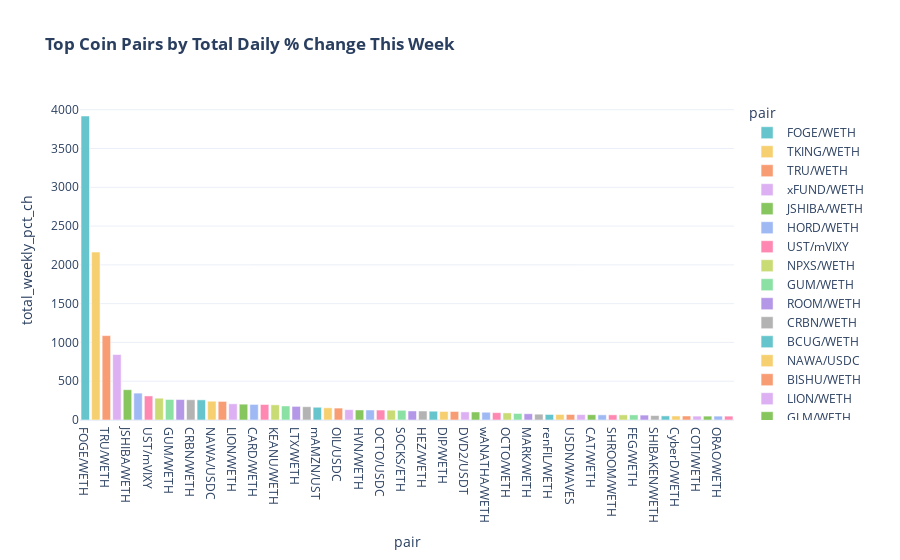

Notebook code for this chart:
### Markdown cell above
# Uniswap Eth network

### Code cell
#bsc pancakeswap
uni_4_1 = json.load(open('/Users/max.bade/Downloads/uniswap/4_1.txt'))
uni_4_2 = json.load(open('/Users/max.bade/Downloads/uniswap/4_2.txt'))
uni_4_3 = json.load(open('/Users/max.bade/Downloads/uniswap/4_3.txt'))
uni_4_4 = json.load(open('/Users/max.bade/Downloads/uniswap/4_4.txt'))
uni_4_5 = json.load(open('/Users/max.bade/Downloads/uniswap/4_5.txt'))
uni_4_6 = json.load(open('/Users/max.bade/Downloads/uniswap/4_6.txt'))
uni_4_7 = json.load(open('/Users/max.bade/Downloads/uniswap/4_7.txt'))
uni_4_8 = json.load(open('/Users/max.bade/Downloads/uniswap/4_8.txt'))
uni_4_9 = json.load(open('/Users/max.bade/Downloads/uniswap/4_9.txt'))
uni_4_10 = json.load(open('/Users/max.bade/Downloads/uniswap/4_10.txt'))
uni_4_11 = json.load(open('/Users/max.bade/Downloads/uniswap/4_11.txt'))
uni_4_12 = json.load(open('/Users/max.bade/Downloads/uniswap/4_12.txt'))
uni_4_13 = json.load(open('/Users/max.bade/Downloads/uniswap/4_13.txt'))
uni_4_14 = json.load(open('/Users/max.bade/Downloads/uniswap/4_14.txt'))
uni_4_15 = json.load(open('/Users/max.bade/Downloads/uniswap/4_15.txt'))
uni_4_16 = json.load(open('/Users/max.bade/Downloads/uniswap/4_16.txt'))
uni_4_17 = json.load(open('/Users/max.bade/Downloads/uniswap/4_17.txt'))
uni_4_18 = json.load(open('/Users/max.bade/Downloads/uniswap/4_18.txt'))
uni_4_19 = json.load(open('/Users/max.bade/Downloads/uniswap/4_19.txt'))
uni_4_20 = json.load(open('/Users/max.bade/Downloads/uniswap/4_20.txt'))
uni_4_21 = json.load(open('/Users/max.bade/Downloads/uniswap/4_21.txt'))
uni_4_22 = json.load(open('/Users/max.bade/Downloads/uniswap/4_22.txt'))
uni_4_23 = json.load(open('/Users/max.bade/Downloads/uniswap/4_23.txt'))
uni_4_24 = json.load(open('/Users/max.bade/Downloads/uniswap/4_24.txt'))
uni_4_25 = json.load(open('/Users/max.bade/Downloads/uniswap/4_25.txt'))
uni_4_26 = json.load(open('/Users/max.bade/Downloads/uniswap/4_26.txt'))
uni_4_27 = json.load(open('/Users/max.bade/Downloads/uniswap/4_27.txt'))
uni_4_28 = json.load(open('/Users/max.bade/Downloads/uniswap/4_28.txt'))
uni_4_29 = json.load(open('/Users/max.bade/Downloads/uniswap/4_29.txt'))
uni_4_30 = json.load(open('/Users/max.bade/Downloads/uniswap/4_30.txt'))
uni_5_1 = json.load(open('/Users/max.bade/Downloads/uniswap/5_1.txt'))
uni_5_2 = json.load(open('/Users/max.bade/Downloads/uniswap/5_2.txt'))
uni_5_3 = json.load(open('/Users/max.bade/Downloads/uniswap/5_3.txt'))
uni_5_4 = json.load(open('/Users/max.bade/Downloads/uniswap/5_4.txt'))
uni_5_5 = json.load(open('/Users/max.bade/Downloads/uniswap/5_5.txt'))
uni_5_6 = json.load(open('/Users/max.bade/Downloads/uniswap/5_6.txt'))
uni_5_7 = json.load(open('/Users/max.bade/Downloads/uniswap/5_7.txt'))
uni_5_8 = json.load(open('/Users/max.bade/Downloads/uniswap/5_8.txt'))
uni_5_9 = json.load(open('/Users/max.bade/Downloads/uniswap/5_9.txt'))
uni_5_10 = json.load(open('/Users/max.bade/Downloads/uniswap/5_10.txt'))
uni_5_11 = json.load(open('/Users/max.bade/Downloads/uniswap/5_11.txt'))


unis = [uni_4_1, uni_4_2, uni_4_3, uni_4_4, uni_4_5, uni_4_6
         , uni_4_7, uni_4_8, uni_4_9, uni_4_10, uni_4_11, uni_4_12
         , uni_4_13, uni_4_14, uni_4_15, uni_4_16, uni_4_17, uni_4_18
         , uni_4_19, uni_4_20, uni_4_21, uni_4_22, uni_4_23, uni_4_24
         , uni_4_25, uni_4_26, uni_4_27, uni_4_28, uni_4_29, uni_4_30
         , uni_5_1, uni_5_2, uni_5_3, uni_5_4, uni_5_5, uni_5_6, uni_5_7
         , uni_5_8, uni_5_9, uni_5_10, uni_5_11]

dirpath = '/Users/max.bade/Downloads/uniswap/'
output = '/Users/max.bade/Downloads/uniswap/output/uniswap.csv'
csvout_lst = []
files = [os.path.join(dirpath, fname) for fname in os.listdir(dirpath)]

# for filename in sorted(files):
for filename in unis:
    
    def cross_join(left, right):
        new_rows = []
        for left_row in left:
            for right_row in right:
                temp_row = deepcopy(left_row)
                for key, value in right_row.items():
                    temp_row[key] = value
                new_rows.append(deepcopy(temp_row))
        return new_rows


    def flatten_list(data):
        for elem in data:
            if isinstance(elem, list):
                yield from flatten_list(elem)
            else:
                yield elem


    def json_to_dataframe(data_in):
        def flatten_json(data, prev_heading=''):
            if isinstance(data, dict):
                rows = [{}]
                for key, value in data.items():
                    rows = cross_join(rows, flatten_json(value, prev_heading + '.' + key))
            elif isinstance(data, list):
                rows = []
                for i in range(len(data)):
                    [rows.append(elem) for elem in flatten_list(flatten_json(data[i], prev_heading))]
            else:
                rows = [{prev_heading[1:]: data}]
            return rows

        return pd.DataFrame(flatten_json(data_in))

    if __name__ == '__main__':
        data = json_to_dataframe(filename)
        csvout_lst.append(data)
        
    pd.concat(csvout_lst).to_csv(output)
    
df = pd.read_csv(output)
df.columns = ['index_duplicate','buy_symbol','sell_symbol','#_trades','trade_amount_$']
del df['index_duplicate']
df['num_trades_x_tradeamount'] = df['#_trades'] * df['trade_amount_$']
# df = df.sort_values(by='num_trades_x_tradeamount',ascending=False).reset_index()
# del df['index']

start = pd.to_datetime("4/1/2021")
df['trade_date'] = pd.Series(np.arange(len(df)) // 1000) \
              .apply(lambda x: pd.Timedelta(days=x)) + start

df['pair'] = df['buy_symbol'] + "/" + df['sell_symbol']
df['trade_date'] = pd.to_datetime(df['trade_date'])
df.sort_values(['pair','trade_date'], inplace = True, ascending=[True, True])
df['pct_ch'] = round(df.groupby(['pair'])['#_trades'].apply(lambda x: x/x.shift(1)-1).fillna(0)*100,2)
df['sum_pct_change'] = round(df['pct_ch'].groupby(df['pair']).transform('sum'),1)
df['avg_pct_change'] = round(df['pct_ch'].groupby(df['pair']).transform('mean'),1)
df['Week_Number'] = df['trade_date'].dt.week

coins_to_remove = ['BUSD','WBNB','ETH','USDT','USDC','BTC','Cake','WETH','?']
df = df[~df.buy_symbol.isin(coins_to_remove)]
print(df.shape)

filtered_coins = df.groupby(['Week_Number','pair'])['pct_ch'].agg('sum').reset_index()
filtered_coins.columns = ['Week_Number','pair','total_weekly_pct_ch']
filtered_coins = filtered_coins[filtered_coins['Week_Number'] == 19][['Week_Number','pair','total_weekly_pct_ch']]\
.sort_values(by='total_weekly_pct_ch',ascending=False).reset_index()
filtered_coins = filtered_coins[filtered_coins['total_weekly_pct_ch']>=50]
print(filtered_coins.shape)
print(filtered_coins.pair.nunique())

fig = px.bar(filtered_coins
             ,x='pair'
             ,y='total_weekly_pct_ch'
             ,color='pair'
             ,template='plotly_white'
             ,color_discrete_sequence=px.colors.qualitative.Pastel
             ,title='<b>Top Coin Pairs by Total Daily % Change This Week')
print(filtered_coins.head(10))
fig.show()

### Figure 1 — Plotly figure (JSON) as saved in the notebook; plotly's stock layout.template omitted (floating-point values rounded to 4 significant figures)
{"data": [{"alignmentgroup": "True", "hovertemplate": "pair=%{x}<br>total_weekly_pct_ch=%{y}<extra></extra>", "legendgroup": "FOGE/WETH", "marker": {"color": "rgb(102, 197, 204)"}, "name": "FOGE/WETH", "offsetgroup": "FOGE/WETH", "orientation": "v", "showlegend": true, "textposition": "auto", "type": "bar", "x": ["FOGE/WETH"], "xaxis": "x", "y": [3919.0], "yaxis": "y"}, {"alignmentgroup": "True", "hovertemplate": "pair=%{x}<br>total_weekly_pct_ch=%{y}<extra></extra>", "legendgroup": "TKING/WETH", "marker": {"color": "rgb(246, 207, 113)"}, "name": "TKING/WETH", "offsetgroup": "TKING/WETH", "orientation": "v", "showlegend": true, "textposition": "auto", "type": "bar", "x": ["TKING/WETH"], "xaxis": "x", "y": [2165.0], "yaxis": "y"}, {"alignmentgroup": "True", "hovertemplate": "pair=%{x}<br>total_weekly_pct_ch=%{y}<extra></extra>", "legendgroup": "TRU/WETH", "marker": {"color": "rgb(248, 156, 116)"}, "name": "TRU/WETH", "offsetgroup": "TRU/WETH", "orientation": "v", "showlegend": true, "textposition": "auto", "type": "bar", "x": ["TRU/WETH"], "xaxis": "x", "y": [1088.0], "yaxis": "y"}, {"alignmentgroup": "True", "hovertemplate": "pair=%{x}<br>total_weekly_pct_ch=%{y}<extra></extra>", "legendgroup": "xFUND/WETH", "marker": {"color": "rgb(220, 176, 242)"}, "name": "xFUND/WETH", "offsetgroup": "xFUND/WETH", "orientation": "v", "showlegend": true, "textposition": "auto", "type": "bar", "x": ["xFUND/WETH"], "xaxis": "x", "y": [844.0], "yaxis": "y"}, {"alignmentgroup": "True", "hovertemplate": "pair=%{x}<br>total_weekly_pct_ch=%{y}<extra></extra>", "legendgroup": "JSHIBA/WETH", "marker": {"color": "rgb(135, 197, 95)"}, "name": "JSHIBA/WETH", "offsetgroup": "JSHIBA/WETH", "orientation": "v", "showlegend": true, "textposition": "auto", "type": "bar", "x": ["JSHIBA/WETH"], "xaxis": "x", "y": [390.6], "yaxis": "y"}, {"alignmentgroup": "True", "hovertemplate": "pair=%{x}<br>total_weekly_pct_ch=%{y}<extra></extra>", "legendgroup": "HORD/WETH", "marker": {"color": "rgb(158, 185, 243)"}, "name": "HORD/WETH", "offsetgroup": "HORD/WETH", "orientation": "v", "showlegend": true, "textposition": "auto", "type": "bar", "x": ["HORD/WETH"], "xaxis": "x", "y": [346.5], "yaxis": "y"}, {"alignmentgroup": "True", "hovertemplate": "pair=%{x}<br>total_weekly_pct_ch=%{y}<extra></extra>", "legendgroup": "UST/mVIXY", "marker": {"color": "rgb(254, 136, 177)"}, "name": "UST/mVIXY", "offsetgroup": "UST/mVIXY", "orientation": "v", "showlegend": true, "textposition": "auto", "type": "bar", "x": ["UST/mVIXY"], "xaxis": "x", "y": [310], "yaxis": "y"}, {"alignmentgroup": "True", "hovertemplate": "pair=%{x}<br>total_weekly_pct_ch=%{y}<extra></extra>", "legendgroup": "NPXS/WETH", "marker": {"color": "rgb(201, 219, 116)"}, "name": "NPXS/WETH", "offsetgroup": "NPXS/WETH", "orientation": "v", "showlegend": true, "textposition": "auto", "type": "bar", "x": ["NPXS/WETH"], "xaxis": "x", "y": [281.1], "yaxis": "y"}, {"alignmentgroup": "True", "hovertemplate": "pair=%{x}<br>total_weekly_pct_ch=%{y}<extra></extra>", "legendgroup": "GUM/WETH", "marker": {"color": "rgb(139, 224, 164)"}, "name": "GUM/WETH", "offsetgroup": "GUM/WETH", "orientation": "v", "showlegend": true, "textposition": "auto", "type": "bar", "x": ["GUM/WETH"], "xaxis": "x", "y": [264.5], "yaxis": "y"}, {"alignmentgroup": "True", "hovertemplate": "pair=%{x}<br>total_weekly_pct_ch=%{y}<extra></extra>", "legendgroup": "ROOM/WETH", "marker": {"color": "rgb(180, 151, 231)"}, "name": "ROOM/WETH", "offsetgroup": "ROOM/WETH", "orientation": "v", "showlegend": true, "textposition": "auto", "type": "bar", "x": ["ROOM/WETH"], "xaxis": "x", "y": [263.7], "yaxis": "y"}, {"alignmentgroup": "True", "hovertemplate": "pair=%{x}<br>total_weekly_pct_ch=%{y}<extra></extra>", "legendgroup": "CRBN/WETH", "marker": {"color": "rgb(179, 179, 179)"}, "name": "CRBN/WETH", "offsetgroup": "CRBN/WETH", "orientation": "v", "showlegend": true, "textposition": "auto", "type": "bar", "x": ["CRBN/WETH"], "xaxis": "x", "y": [261.1], "yaxis": "y"}, {"alignmentgroup": "True", "hovertemplate": "pair=%{x}<br>total_weekly_pct_ch=%{y}<extra></extra>", "legendgroup": "BCUG/WETH", "marker": {"color": "rgb(102, 197, 204)"}, "name": "BCUG/WETH", "offsetgroup": "BCUG/WETH", "orientation": "v", "showlegend": true, "textposition": "auto", "type": "bar", "x": ["BCUG/WETH"], "xaxis": "x", "y": [260], "yaxis": "y"}, {"alignmentgroup": "True", "hovertemplate": "pair=%{x}<br>total_weekly_pct_ch=%{y}<extra></extra>", "legendgroup": "NAWA/USDC", "marker": {"color": "rgb(246, 207, 113)"}, "name": "NAWA/USDC", "offsetgroup": "NAWA/USDC", "orientation": "v", "showlegend": true, "textposition": "auto", "type": "bar", "x": ["NAWA/USDC"], "xaxis": "x", "y": [242.3], "yaxis": "y"}, {"alignmentgroup": "True", "hovertemplate": "pair=%{x}<br>total_weekly_pct_ch=%{y}<extra></extra>", "legendgroup": "BISHU/WETH", "marker": {"color": "rgb(248, 156, 116)"}, "name": "BISHU/WETH", "offsetgroup": "BISHU/WETH", "orientation": "v", "showlegend": true, "textposition": "auto", "type": "bar", "x": ["BISHU/WETH"], "xaxis": "x", "y": [239.7], "yaxis": "y"}, {"alignmentgroup": "True", "hovertemplate": "pair=%{x}<br>total_weekly_pct_ch=%{y}<extra></extra>", "legendgroup": "LION/WETH", "marker": {"color": "rgb(220, 176, 242)"}, "name": "LION/WETH", "offsetgroup": "LION/WETH", "orientation": "v", "showlegend": true, "textposition": "auto", "type": "bar", "x": ["LION/WETH"], "xaxis": "x", "y": [208.7], "yaxis": "y"}, {"alignmentgroup": "True", "hovertemplate": "pair=%{x}<br>total_weekly_pct_ch=%{y}<extra></extra>", "legendgroup": "GLM/WETH", "marker": {"color": "rgb(135, 197, 95)"}, "name": "GLM/WETH", "offsetgroup": "GLM/WETH", "orientation": "v", "showlegend": true, "textposition": "auto", "type": "bar", "x": ["GLM/WETH"], "xaxis": "x", "y": [203.9], "yaxis": "y"}, {"alignmentgroup": "True", "hovertemplate": "pair=%{x}<br>total_weekly_pct_ch=%{y}<extra></extra>", "legendgroup": "CARD/WETH", "marker": {"color": "rgb(158, 185, 243)"}, "name": "CARD/WETH", "offsetgroup": "CARD/WETH", "orientation": "v", "showlegend": true, "textposition": "auto", "type": "bar", "x": ["CARD/WETH"], "xaxis": "x", "y": [200.9], "yaxis": "y"}, {"alignmentgroup": "True", "hovertemplate": "pair=%{x}<br>total_weekly_pct_ch=%{y}<extra></extra>", "legendgroup": "BID/WETH", "marker": {"color": "rgb(254, 136, 177)"}, "name": "BID/WETH", "offsetgroup": "BID/WETH", "orientation": "v", "showlegend": true, "textposition": "auto", "type": "bar", "x": ["BID/WETH"], "xaxis": "x", "y": [200], "yaxis": "y"}, {"alignmentgroup": "True", "hovertemplate": "pair=%{x}<br>total_weekly_pct_ch=%{y}<extra></extra>", "legendgroup": "KEANU/WETH", "marker": {"color": "rgb(201, 219, 116)"}, "name": "KEANU/WETH", "offsetgroup": "KEANU/WETH", "orientation": "v", "showlegend": true, "textposition": "auto", "type": "bar", "x": ["KEANU/WETH"], "xaxis": "x", "y": [195.6], "yaxis": "y"}, {"alignmentgroup": "True", "hovertemplate": "pair=%{x}<br>total_weekly_pct_ch=%{y}<extra></extra>", "legendgroup": "mTWTR/UST", "marker": {"color": "rgb(139, 224, 164)"}, "name": "mTWTR/UST", "offsetgroup": "mTWTR/UST", "orientation": "v", "showlegend": true, "textposition": "auto", "type": "bar", "x": ["mTWTR/UST"], "xaxis": "x", "y": [181.2], "yaxis": "y"}, {"alignmentgroup": "True", "hovertemplate": "pair=%{x}<br>total_weekly_pct_ch=%{y}<extra></extra>", "legendgroup": "LTX/WETH", "marker": {"color": "rgb(180, 151, 231)"}, "name": "LTX/WETH", "offsetgroup": "LTX/WETH", "orientation": "v", "showlegend": true, "textposition": "auto", "type": "bar", "x": ["LTX/WETH"], "xaxis": "x", "y": [175.6], "yaxis": "y"}, {"alignmentgroup": "True", "hovertemplate": "pair=%{x}<br>total_weekly_pct_ch=%{y}<extra></extra>", "legendgroup": "SYNC/WETH", "marker": {"color": "rgb(179, 179, 179)"}, "name": "SYNC/WETH", "offsetgroup": "SYNC/WETH", "orientation": "v", "showlegend": true, "textposition": "auto", "type": "bar", "x": ["SYNC/WETH"], "xaxis": "x", "y": [171.4], "yaxis": "y"}, {"alignmentgroup": "True", "hovertemplate": "pair=%{x}<br>total_weekly_pct_ch=%{y}<extra></extra>", "legendgroup": "mAMZN/UST", "marker": {"color": "rgb(102, 197, 204)"}, "name": "mAMZN/UST", "offsetgroup": "mAMZN/UST", "orientation": "v", "showlegend": true, "textposition": "auto", "type": "bar", "x": ["mAMZN/UST"], "xaxis": "x", "y": [164.3], "yaxis": "y"}, {"alignmentgroup": "True", "hovertemplate": "pair=%{x}<br>total_weekly_pct_ch=%{y}<extra></extra>", "legendgroup": "ADX/WETH", "marker": {"color": "rgb(246, 207, 113)"}, "name": "ADX/WETH", "offsetgroup": "ADX/WETH", "orientation": "v", "showlegend": true, "textposition": "auto", "type": "bar", "x": ["ADX/WETH"], "xaxis": "x", "y": [157.1], "yaxis": "y"}, {"alignmentgroup": "True", "hovertemplate": "pair=%{x}<br>total_weekly_pct_ch=%{y}<extra></extra>", "legendgroup": "OIL/USDC", "marker": {"color": "rgb(248, 156, 116)"}, "name": "OIL/USDC", "offsetgroup": "OIL/USDC", "orientation": "v", "showlegend": true, "textposition": "auto", "type": "bar", "x": ["OIL/USDC"], "xaxis": "x", "y": [153.6], "yaxis": "y"}, {"alignmentgroup": "True", "hovertemplate": "pair=%{x}<br>total_weekly_pct_ch=%{y}<extra></extra>", "legendgroup": "renZEC/WETH", "marker": {"color": "rgb(220, 176, 242)"}, "name": "renZEC/WETH", "offsetgroup": "renZEC/WETH", "orientation": "v", "showlegend": true, "textposition": "auto", "type": "bar", "x": ["renZEC/WETH"], "xaxis": "x", "y": [133.3], "yaxis": "y"}, {"alignmentgroup": "True", "hovertemplate": "pair=%{x}<br>total_weekly_pct_ch=%{y}<extra></extra>", "legendgroup": "HVN/WETH", "marker": {"color": "rgb(135, 197, 95)"}, "name": "HVN/WETH", "offsetgroup": "HVN/WETH", "orientation": "v", "showlegend": true, "textposition": "auto", "type": "bar", "x": ["HVN/WETH"], "xaxis": "x", "y": [129.4], "yaxis": "y"}, {"alignmentgroup": "True", "hovertemplate": "pair=%{x}<br>total_weekly_pct_ch=%{y}<extra></extra>", "legendgroup": "SHIH/WETH", "marker": {"color": "rgb(158, 185, 243)"}, "name": "SHIH/WETH", "offsetgroup": "SHIH/WETH", "orientation": "v", "showlegend": true, "textposition": "auto", "type": "bar", "x": ["SHIH/WETH"], "xaxis": "x", "y": [129.3], "yaxis": "y"}, {"alignmentgroup": "True", "hovertemplate": "pair=%{x}<br>total_weekly_pct_ch=%{y}<extra></extra>", "legendgroup": "OCTO/USDC", "marker": {"color": "rgb(254, 136, 177)"}, "name": "OCTO/USDC", "offsetgroup": "OCTO/USDC", "orientation": "v", "showlegend": true, "textposition": "auto", "type": "bar", "x": ["OCTO/USDC"], "xaxis": "x", "y": [128.3], "yaxis": "y"}, {"alignmentgroup": "True", "hovertemplate": "pair=%{x}<br>total_weekly_pct_ch=%{y}<extra></extra>", "legendgroup": "UMA/WETH", "marker": {"color": "rgb(201, 219, 116)"}, "name": "UMA/WETH", "offsetgroup": "UMA/WETH", "orientation": "v", "showlegend": true, "textposition": "auto", "type": "bar", "x": ["UMA/WETH"], "xaxis": "x", "y": [126.0], "yaxis": "y"}, {"alignmentgroup": "True", "hovertemplate": "pair=%{x}<br>total_weekly_pct_ch=%{y}<extra></extra>", "legendgroup": "SOCKS/ETH", "marker": {"color": "rgb(139, 224, 164)"}, "name": "SOCKS/ETH", "offsetgroup": "SOCKS/ETH", "orientation": "v", "showlegend": true, "textposition": "auto", "type": "bar", "x": ["SOCKS/ETH"], "xaxis": "x", "y": [125], "yaxis": "y"}, {"alignmentgroup": "True", "hovertemplate": "pair=%{x}<br>total_weekly_pct_ch=%{y}<extra></extra>", "legendgroup": "SNTVT/WETH", "marker": {"color": "rgb(180, 151, 231)"}, "name": "SNTVT/WETH", "offsetgroup": "SNTVT/WETH", "orientation": "v", "showlegend": true, "textposition": "auto", "type": "bar", "x": ["SNTVT/WETH"], "xaxis": "x", "y": [116.7], "yaxis": "y"}, {"alignmentgroup": "True", "hovertemplate": "pair=%{x}<br>total_weekly_pct_ch=%{y}<extra></extra>", "legendgroup": "HEZ/WETH", "marker": {"color": "rgb(179, 179, 179)"}, "name": "HEZ/WETH", "offsetgroup": "HEZ/WETH", "orientation": "v", "showlegend": true, "textposition": "auto", "type": "bar", "x": ["HEZ/WETH"], "xaxis": "x", "y": [116.0], "yaxis": "y"}, {"alignmentgroup": "True", "hovertemplate": "pair=%{x}<br>total_weekly_pct_ch=%{y}<extra></extra>", "legendgroup": "LTO/WETH", "marker": {"color": "rgb(102, 197, 204)"}, "name": "LTO/WETH", "offsetgroup": "LTO/WETH", "orientation": "v", "showlegend": true, "textposition": "auto", "type": "bar", "x": ["LTO/WETH"], "xaxis": "x", "y": [113.3], "yaxis": "y"}, {"alignmentgroup": "True", "hovertemplate": "pair=%{x}<br>total_weekly_pct_ch=%{y}<extra></extra>", "legendgroup": "DIP/WETH", "marker": {"color": "rgb(246, 207, 113)"}, "name": "DIP/WETH", "offsetgroup": "DIP/WETH", "orientation": "v", "showlegend": true, "textposition": "auto", "type": "bar", "x": ["DIP/WETH"], "xaxis": "x", "y": [110], "yaxis": "y"}, {"alignmentgroup": "True", "hovertemplate": "pair=%{x}<br>total_weekly_pct_ch=%{y}<extra></extra>", "legendgroup": "RFuel/WETH", "marker": {"color": "rgb(248, 156, 116)"}, "name": "RFuel/WETH", "offsetgroup": "RFuel/WETH", "orientation": "v", "showlegend": true, "textposition": "auto", "type": "bar", "x": ["RFuel/WETH"], "xaxis": "x", "y": [110], "yaxis": "y"}, {"alignmentgroup": "True", "hovertemplate": "pair=%{x}<br>total_weekly_pct_ch=%{y}<extra></extra>", "legendgroup": "DVD2/USDT", "marker": {"color": "rgb(220, 176, 242)"}, "name": "DVD2/USDT", "offsetgroup": "DVD2/USDT", "orientation": "v", "showlegend": true, "textposition": "auto", "type": "bar", "x": ["DVD2/USDT"], "xaxis": "x", "y": [104.3], "yaxis": "y"}, {"alignmentgroup": "True", "hovertemplate": "pair=%{x}<br>total_weekly_pct_ch=%{y}<extra></extra>", "legendgroup": "YFI/WETH", "marker": {"color": "rgb(135, 197, 95)"}, "name": "YFI/WETH", "offsetgroup": "YFI/WETH", "orientation": "v", "showlegend": true, "textposition": "auto", "type": "bar", "x": ["YFI/WETH"], "xaxis": "x", "y": [103.7], "yaxis": "y"}, {"alignmentgroup": "True", "hovertemplate": "pair=%{x}<br>total_weekly_pct_ch=%{y}<extra></extra>", "legendgroup": "wANATHA/WETH", "marker": {"color": "rgb(158, 185, 243)"}, "name": "wANATHA/WETH", "offsetgroup": "wANATHA/WETH", "orientation": "v", "showlegend": true, "textposition": "auto", "type": "bar", "x": ["wANATHA/WETH"], "xaxis": "x", "y": [100], "yaxis": "y"}, {"alignmentgroup": "True", "hovertemplate": "pair=%{x}<br>total_weekly_pct_ch=%{y}<extra></extra>", "legendgroup": "TORN/WETH", "marker": {"color": "rgb(254, 136, 177)"}, "name": "TORN/WETH", "offsetgroup": "TORN/WETH", "orientation": "v", "showlegend": true, "textposition": "auto", "type": "bar", "x": ["TORN/WETH"], "xaxis": "x", "y": [94.77], "yaxis": "y"}, {"alignmentgroup": "True", "hovertemplate": "pair=%{x}<br>total_weekly_pct_ch=%{y}<extra></extra>", "legendgroup": "OCTO/WETH", "marker": {"color": "rgb(201, 219, 116)"}, "name": "OCTO/WETH", "offsetgroup": "OCTO/WETH", "orientation": "v", "showlegend": true, "textposition": "auto", "type": "bar", "x": ["OCTO/WETH"], "xaxis": "x", "y": [91.5], "yaxis": "y"}, {"alignmentgroup": "True", "hovertemplate": "pair=%{x}<br>total_weekly_pct_ch=%{y}<extra></extra>", "legendgroup": "HACHIKO/WETH", "marker": {"color": "rgb(139, 224, 164)"}, "name": "HACHIKO/WETH", "offsetgroup": "HACHIKO/WETH", "orientation": "v", "showlegend": true, "textposition": "auto", "type": "bar", "x": ["HACHIKO/WETH"], "xaxis": "x", "y": [84.5], "yaxis": "y"}, {"alignmentgroup": "True", "hovertemplate": "pair=%{x}<br>total_weekly_pct_ch=%{y}<extra></extra>", "legendgroup": "MARK/WETH", "marker": {"color": "rgb(180, 151, 231)"}, "name": "MARK/WETH", "offsetgroup": "MARK/WETH", "orientation": "v", "showlegend": true, "textposition": "auto", "type": "bar", "x": ["MARK/WETH"], "xaxis": "x", "y": [80.75], "yaxis": "y"}, {"alignmentgroup": "True", "hovertemplate": "pair=%{x}<br>total_weekly_pct_ch=%{y}<extra></extra>", "legendgroup": "mBABA/UST", "marker": {"color": "rgb(179, 179, 179)"}, "name": "mBABA/UST", "offsetgroup": "mBABA/UST", "orientation": "v", "showlegend": true, "textposition": "auto", "type": "bar", "x": ["mBABA/UST"], "xaxis": "x", "y": [75], "yaxis": "y"}, {"alignmentgroup": "True", "hovertemplate": "pair=%{x}<br>total_weekly_pct_ch=%{y}<extra></extra>", "legendgroup": "renFIL/WETH", "marker": {"color": "rgb(102, 197, 204)"}, "name": "renFIL/WETH", "offsetgroup": "renFIL/WETH", "orientation": "v", "showlegend": true, "textposition": "auto", "type": "bar", "x": ["renFIL/WETH"], "xaxis": "x", "y": [71.43], "yaxis": "y"}, {"alignmentgroup": "True", "hovertemplate": "pair=%{x}<br>total_weekly_pct_ch=%{y}<extra></extra>", "legendgroup": "BASv2/DAI", "marker": {"color": "rgb(246, 207, 113)"}, "name": "BASv2/DAI", "offsetgroup": "BASv2/DAI", "orientation": "v", "showlegend": true, "textposition": "auto", "type": "bar", "x": ["BASv2/DAI"], "xaxis": "x", "y": [71.43], "yaxis": "y"}, {"alignmentgroup": "True", "hovertemplate": "pair=%{x}<br>total_weekly_pct_ch=%{y}<extra></extra>", "legendgroup": "USDN/WAVES", "marker": {"color": "rgb(248, 156, 116)"}, "name": "USDN/WAVES", "offsetgroup": "USDN/WAVES", "orientation": "v", "showlegend": true, "textposition": "auto", "type": "bar", "x": ["USDN/WAVES"], "xaxis": "x", "y": [71.32], "yaxis": "y"}, {"alignmentgroup": "True", "hovertemplate": "pair=%{x}<br>total_weekly_pct_ch=%{y}<extra></extra>", "legendgroup": "ZERO/DAI", "marker": {"color": "rgb(220, 176, 242)"}, "name": "ZERO/DAI", "offsetgroup": "ZERO/DAI", "orientation": "v", "showlegend": true, "textposition": "auto", "type": "bar", "x": ["ZERO/DAI"], "xaxis": "x", "y": [70], "yaxis": "y"}, {"alignmentgroup": "True", "hovertemplate": "pair=%{x}<br>total_weekly_pct_ch=%{y}<extra></extra>", "legendgroup": "CAT/WETH", "marker": {"color": "rgb(135, 197, 95)"}, "name": "CAT/WETH", "offsetgroup": "CAT/WETH", "orientation": "v", "showlegend": true, "textposition": "auto", "type": "bar", "x": ["CAT/WETH"], "xaxis": "x", "y": [68.38], "yaxis": "y"}, {"alignmentgroup": "True", "hovertemplate": "pair=%{x}<br>total_weekly_pct_ch=%{y}<extra></extra>", "legendgroup": "DEGO/WETH", "marker": {"color": "rgb(158, 185, 243)"}, "name": "DEGO/WETH", "offsetgroup": "DEGO/WETH", "orientation": "v", "showlegend": true, "textposition": "auto", "type": "bar", "x": ["DEGO/WETH"], "xaxis": "x", "y": [66.67], "yaxis": "y"}, {"alignmentgroup": "True", "hovertemplate": "pair=%{x}<br>total_weekly_pct_ch=%{y}<extra></extra>", "legendgroup": "SHROOM/WETH", "marker": {"color": "rgb(254, 136, 177)"}, "name": "SHROOM/WETH", "offsetgroup": "SHROOM/WETH", "orientation": "v", "showlegend": true, "textposition": "auto", "type": "bar", "x": ["SHROOM/WETH"], "xaxis": "x", "y": [66.67], "yaxis": "y"}, {"alignmentgroup": "True", "hovertemplate": "pair=%{x}<br>total_weekly_pct_ch=%{y}<extra></extra>", "legendgroup": "aEth/WETH", "marker": {"color": "rgb(201, 219, 116)"}, "name": "aEth/WETH", "offsetgroup": "aEth/WETH", "orientation": "v", "showlegend": true, "textposition": "auto", "type": "bar", "x": ["aEth/WETH"], "xaxis": "x", "y": [66.67], "yaxis": "y"}, {"alignmentgroup": "True", "hovertemplate": "pair=%{x}<br>total_weekly_pct_ch=%{y}<extra></extra>", "legendgroup": "FEG/WETH", "marker": {"color": "rgb(139, 224, 164)"}, "name": "FEG/WETH", "offsetgroup": "FEG/WETH", "orientation": "v", "showlegend": true, "textposition": "auto", "type": "bar", "x": ["FEG/WETH"], "xaxis": "x", "y": [66.39], "yaxis": "y"}, {"alignmentgroup": "True", "hovertemplate": "pair=%{x}<br>total_weekly_pct_ch=%{y}<extra></extra>", "legendgroup": "SNX/WETH", "marker": {"color": "rgb(180, 151, 231)"}, "name": "SNX/WETH", "offsetgroup": "SNX/WETH", "orientation": "v", "showlegend": true, "textposition": "auto", "type": "bar", "x": ["SNX/WETH"], "xaxis": "x", "y": [63.33], "yaxis": "y"}, {"alignmentgroup": "True", "hovertemplate": "pair=%{x}<br>total_weekly_pct_ch=%{y}<extra></extra>", "legendgroup": "SHIBAKEN/WETH", "marker": {"color": "rgb(179, 179, 179)"}, "name": "SHIBAKEN/WETH", "offsetgroup": "SHIBAKEN/WETH", "orientation": "v", "showlegend": true, "textposition": "auto", "type": "bar", "x": ["SHIBAKEN/WETH"], "xaxis": "x", "y": [57.15], "yaxis": "y"}, {"alignmentgroup": "True", "hovertemplate": "pair=%{x}<br>total_weekly_pct_ch=%{y}<extra></extra>", "legendgroup": "NFY/WETH", "marker": {"color": "rgb(102, 197, 204)"}, "name": "NFY/WETH", "offsetgroup": "NFY/WETH", "orientation": "v", "showlegend": true, "textposition": "auto", "type": "bar", "x": ["NFY/WETH"], "xaxis": "x", "y": [53.08], "yaxis": "y"}, {"alignmentgroup": "True", "hovertemplate": "pair=%{x}<br>total_weekly_pct_ch=%{y}<extra></extra>", "legendgroup": "CyberD/WETH", "marker": {"color": "rgb(246, 207, 113)"}, "name": "CyberD/WETH", "offsetgroup": "CyberD/WETH", "orientation": "v", "showlegend": true, "textposition": "auto", "type": "bar", "x": ["CyberD/WETH"], "xaxis": "x", "y": [52.05], "yaxis": "y"}, {"alignmentgroup": "True", "hovertemplate": "pair=%{x}<br>total_weekly_pct_ch=%{y}<extra></extra>", "legendgroup": "ELON/WETH", "marker": {"color": "rgb(248, 156, 116)"}, "name": "ELON/WETH", "offsetgroup": "ELON/WETH", "orientation": "v", "showlegend": true, "textposition": "auto", "type": "bar", "x": ["ELON/WETH"], "xaxis": "x", "y": [51.81], "yaxis": "y"}, {"alignmentgroup": "True", "hovertemplate": "pair=%{x}<br>total_weekly_pct_ch=%{y}<extra></extra>", "legendgroup": "COTI/WETH", "marker": {"color": "rgb(220, 176, 242)"}, "name": "COTI/WETH", "offsetgroup": "COTI/WETH", "orientation": "v", "showlegend": true, "textposition": "auto", "type": "bar", "x": ["COTI/WETH"], "xaxis": "x", "y": [50], "yaxis": "y"}, {"alignmentgroup": "True", "hovertemplate": "pair=%{x}<br>total_weekly_pct_ch=%{y}<extra></extra>", "legendgroup": "UST/mTWTR", "marker": {"color": "rgb(135, 197, 95)"}, "name": "UST/mTWTR", "offsetgroup": "UST/mTWTR", "orientation": "v", "showlegend": true, "textposition": "auto", "type": "bar", "x": ["UST/mTWTR"], "xaxis": "x", "y": [50], "yaxis": "y"}, {"alignmentgroup": "True", "hovertemplate": "pair=%{x}<br>total_weekly_pct_ch=%{y}<extra></extra>", "legendgroup": "ORAO/WETH", "marker": {"color": "rgb(158, 185, 243)"}, "name": "ORAO/WETH", "offsetgroup": "ORAO/WETH", "orientation": "v", "showlegend": true, "textposition": "auto", "type": "bar", "x": ["ORAO/WETH"], "xaxis": "x", "y": [50], "yaxis": "y"}, {"alignmentgroup": "True", "hovertemplate": "pair=%{x}<br>total_weekly_pct_ch=%{y}<extra></extra>", "legendgroup": "XXi/WETH", "marker": {"color": "rgb(254, 136, 177)"}, "name": "XXi/WETH", "offsetgroup": "XXi/WETH", "orientation": "v", "showlegend": true, "textposition": "auto", "type": "bar", "x": ["XXi/WETH"], "xaxis": "x", "y": [50], "yaxis": "y"}], "layout": {"barmode": "relative", "legend": {"title": {"text": "pair"}, "tracegroupgap": 0}, "title": {"text": "<b>Top Coin Pairs by Total Daily % Change This Week"}, "xaxis": {"anchor": "y", "categoryarray": ["FOGE/WETH", "TKING/WETH", "TRU/WETH", "xFUND/WETH", "JSHIBA/WETH", "HORD/WETH", "UST/mVIXY", "NPXS/WETH", "GUM/WETH", "ROOM/WETH", "CRBN/WETH", "BCUG/WETH", "NAWA/USDC", "BISHU/WETH", "LION/WETH", "GLM/WETH", "CARD/WETH", "BID/WETH", "KEANU/WETH", "mTWTR/UST", "LTX/WETH", "SYNC/WETH", "mAMZN/UST", "ADX/WETH", "OIL/USDC", "renZEC/WETH", "HVN/WETH", "SHIH/WETH", "OCTO/USDC", "UMA/WETH", "SOCKS/ETH", "SNTVT/WETH", "HEZ/WETH", "LTO/WETH", "DIP/WETH", "RFuel/WETH", "DVD2/USDT", "YFI/WETH", "wANATHA/WETH", "TORN/WETH", "OCTO/WETH", "HACHIKO/WETH", "MARK/WETH", "mBABA/UST", "renFIL/WETH", "BASv2/DAI", "USDN/WAVES", "ZERO/DAI", "CAT/WETH", "DEGO/WETH", "SHROOM/WETH", "aEth/WETH", "FEG/WETH", "SNX/WETH", "SHIBAKEN/WETH", "NFY/WETH", "CyberD/WETH", "ELON/WETH", "COTI/WETH", "UST/mTWTR", "ORAO/WETH", "XXi/WETH"], "categoryorder": "array", "domain": [0, 1], "title": {"text": "pair"}}, "yaxis": {"anchor": "x", "domain": [0, 1], "title": {"text": "total_weekly_pct_ch"}}}}
